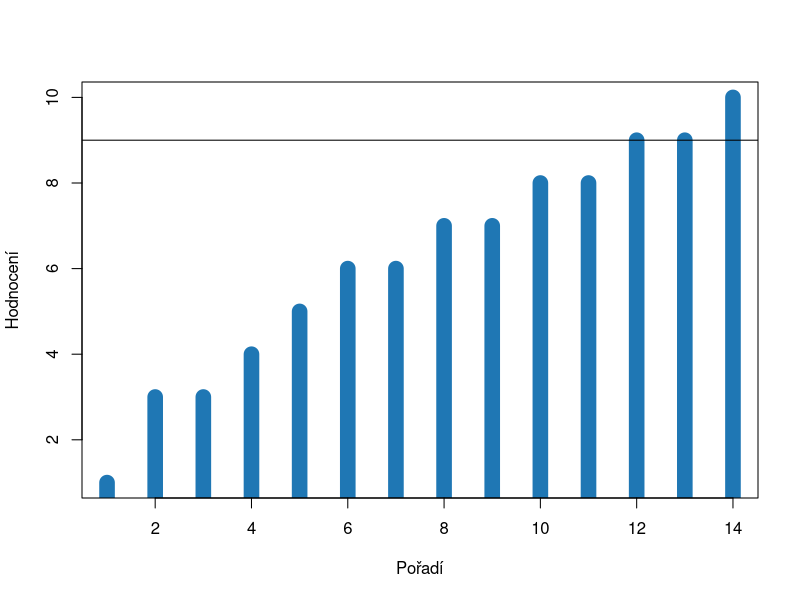
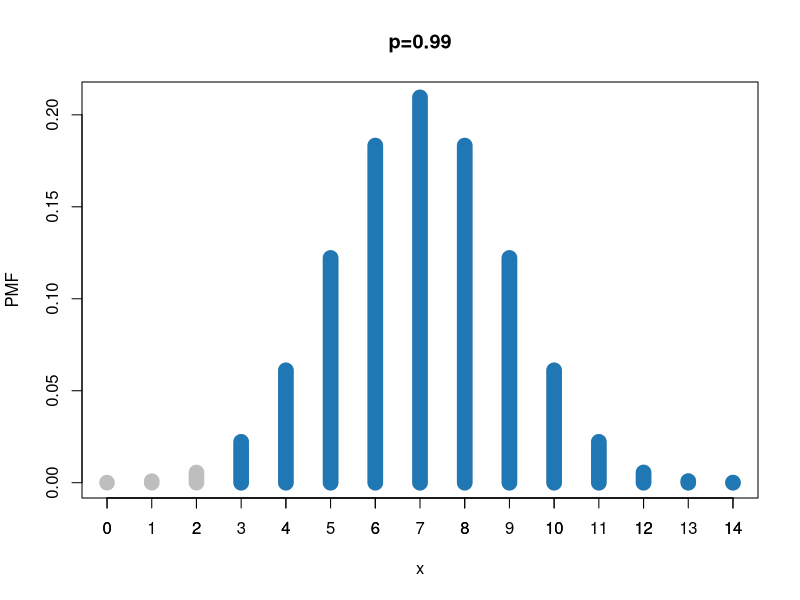
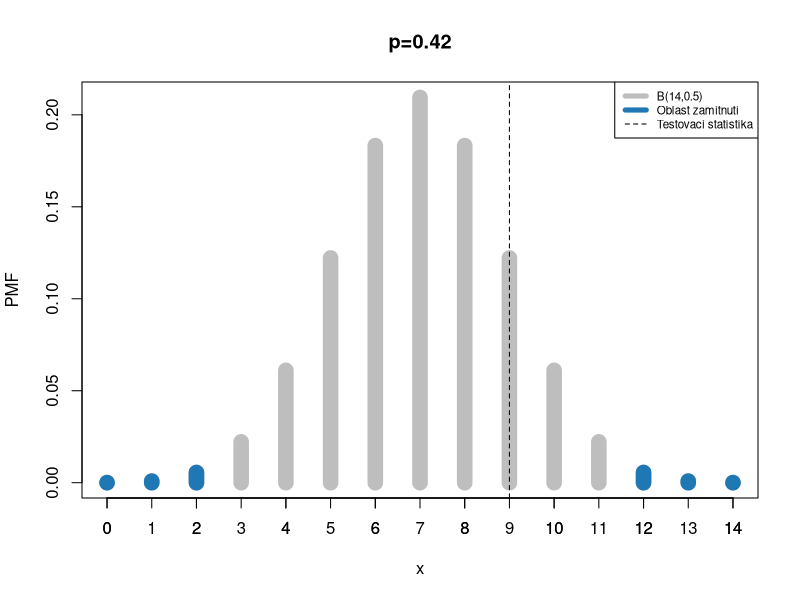
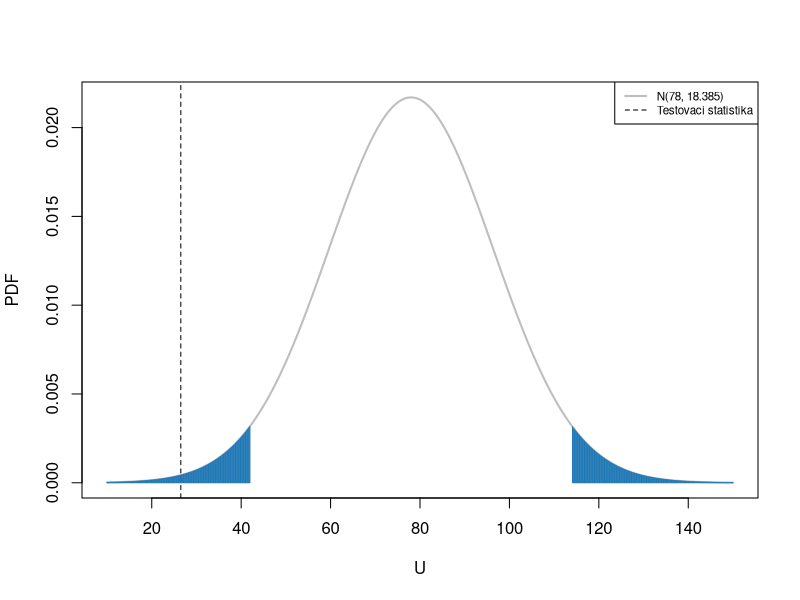
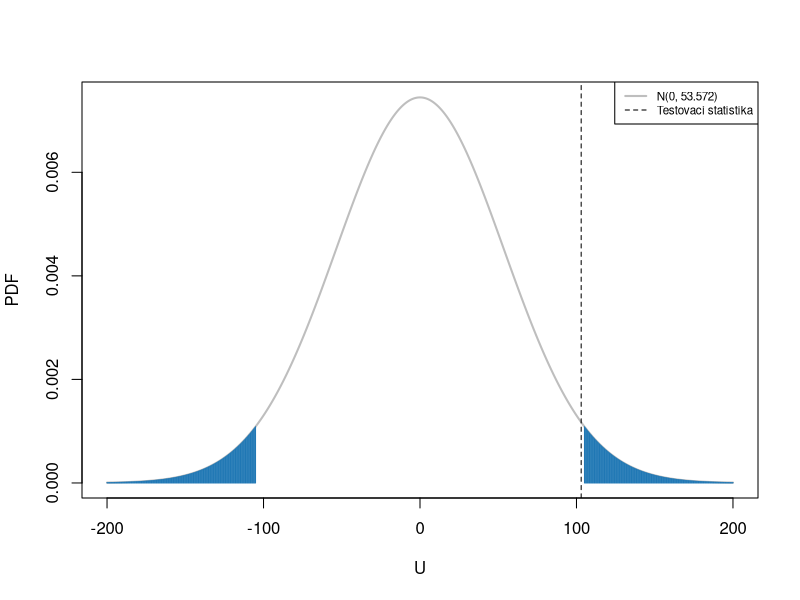

Reproduce these figures in R, in order.
## ---- chunk 1
X <- c(3, 7, 4, 10, 1, 6, 9, 8, 3, 6, 7, 5, 9, 8)
k <-length(X)

plot(sort(X), 
     col = "#1f77b4", 
     xlab = "Pořadí",
     ylab = "Hodnocení",
     type = "h", lwd = 15)
abline(h = 9)
## ---- chunk 2
h0 <- 8
znamenka <- X>h0

znamenka_table <- ifelse(znamenka, "+", "-")
names(znamenka_table) <- X
znamenka_table
## ---- chunk 3
x <- 0:14
p <- 0.5
plusova_znamenka <- sum(znamenka)
pmf <- dbinom(x, size = k, prob = p)
p_hodnota <- sum(pmf[x>=plusova_znamenka])


plot(x, pmf,
     xlab = "x",
     ylab = "PMF",
     col = "grey",
     type = "h", lwd = 15,
     xlim = c(0, k),
     main = paste0("p=", round(p_hodnota, 2))
     )
lines(x[x>=plusova_znamenka], pmf[x>=plusova_znamenka], col = "#1f77b4", type = "h", lwd = 15)
axis(1, 0:k, 0:k)
## ---- chunk 4
h0 <- 5
znamenka <- X>h0

znamenka_table <- ifelse(znamenka, "+", "-")
names(znamenka_table) <- X
znamenka_table
## ---- chunk 5
x <- 0:14
p <- 0.5
t <- sum(znamenka)
pmf <- dbinom(x, size = k, prob = p)
# *2, protože  máme oboustranný test
p_hodnota <- sum(pmf[x>=t])*2
alpha <- 0.05
kriticka_hodnota <- qbinom(c(alpha/2, 1-alpha/2), size = k, prob = p)
plot(x, pmf,
     xlab = "x",
     ylab = "PMF",
     col = "grey",
     type = "h", lwd = 15,
     xlim = c(0, k),
     main = paste0("p=", round(p_hodnota, 2))
)

lines(x[x<kriticka_hodnota[1]], pmf[x<kriticka_hodnota[1]], col = "#1f77b4", type = "h", lwd = 15)
lines(x[x>kriticka_hodnota[2]], pmf[x>kriticka_hodnota[2]], col = "#1f77b4", type = "h", lwd = 15)
abline(v = t, lty = 2)
axis(1, 0:k, 0:k)
legend("topright",
       legend = c(
         "B(14,0.5)",
         "Oblast zamítnutí",
         "Testovací statistika"),
       col = c("grey", "#1f77b4", "black"),
       lwd = c(5, 5, 1),
       lty = c(1,1, 2),
       cex = 0.7
)
## ---- chunk 6
# prvni priklad (H0: eta<=8, H1: eta > 8)
# binom.test(3, 14, alternative = "greater")
# druhy priklad (H0: eta=5, H1: eta != 5)
# binom.test(9, 14, alternative = "two.sided")
## ---- chunk 7
standard <- c(96, 65, 67, 72, 63, 55, 56, 64, 84, 80, 52, 51)
experiment <- c(76, 80, 88, 70, 83, 94, 87, 90, 73, 89, 79, 69, 97)
eta_1 <- median(standard)
eta_2 <- median(experiment)
## ---- chunk 8
n1 <- length(standard)
n2 <- length(experiment)
r <- rank(c(standard, experiment))
R1 <- sum(r[1:n1])
R2 <- sum(r[(n1+1):(n1+n2)])
## ---- chunk 9
U1 <- R1 - (n1*(n1+1)/2)
U2 <- R2 - (n2*(n2+1)/2)
U <- min(U1, U2)

mu_U <- n1*n2/2
sigma_U <- sqrt((n1*n2*(n1+n2+1))/12)
z <- (U-mu_U) / sigma_U
## ---- chunk 10
x <- seq(10,150, length.out=1000)
pdf <- dnorm(x, mu_U, sigma_U)
alpha <- 0.05
kriticka_mez <- qnorm(c(alpha/2, 1-alpha/2), mean = mu_U, sigma_U)
p_hodnota <- (1-pnorm(abs(z))) *2
# p_hodnota <- pnorm(U, mu_U, sigma_U) *2 # nebo take

plot(x, pdf, 
     type = "l", 
     lwd = 2,
     col = "grey",
     xlab = "U", ylab = "PDF")
abline(v = U, lty = 2)
lines(x[x<kriticka_mez[1]], pdf[x<kriticka_mez[1]], type = "h", col = "#1f77b4", lwd = 1)
lines(x[x>kriticka_mez[2]], pdf[x>kriticka_mez[2]], type = "h", col = "#1f77b4", lwd = 1)

legend("topright",
       legend = c(
         paste0(
           "N(", mu_U, ", ",
           round(sigma_U, 3), ")"
         ),
         "Testovací statistika"),
       col = c("grey", "black"),
       lwd = c(2, 1),
       lty = c(1,2),
       cex = 0.7
)
## ---- chunk 11
prvni <- c(67, 80, 55, 90, 71, 81, 31, 72, 96, 79, 82, 39, 28, 65, 47, 77, 17, 98, 64, 43, 59)
druhy <- c(83, 82, 67, 96, 64, 95, 31, 89, 95, 83, 93, 37, 31, 69, 42, 67, 32, 97, 51, 52, 67)
## ---- chunk 12
d <- druhy - prvni
# vyradime stejne vysledky, protoze to tvori komplikaci pri vypoctu rozdeleni testovaci statistiky
d <- d[d!=0]
R <- rank(abs(d))
W <- sum(R * sign(d))
n <- length(d)

mu_W <- 0
sigma_W <- sqrt((n*(n+1)*(2*n+1)) / 6)
z <- (W - mu_W) / sigma_W 
## ---- chunk 13
x <- seq(-200,200, length.out=1000)
pdf <- dnorm(x, mu_W, sigma_W)
alpha <- 0.05
kriticka_mez <- qnorm(c(alpha/2, 1-alpha/2), mean = mu_W, sigma_W)
p_hodnota <- (1-pnorm(abs(z))) *2
# p_hodnota <- (1-pnorm(W, mu_W, sigma_W)) *2 # nebo take

plot(x, pdf, 
     type = "l", 
     lwd = 2,
     col = "grey",
     xlab = "U", ylab = "PDF")
abline(v = W, lty = 2)
lines(x[x<kriticka_mez[1]], pdf[x<kriticka_mez[1]], type = "h", col = "#1f77b4", lwd = 1)
lines(x[x>kriticka_mez[2]], pdf[x>kriticka_mez[2]], type = "h", col = "#1f77b4", lwd = 1)

legend("topright",
       legend = c(
         paste0(
           "N(", mu_W, ", ",
           round(sigma_W, 3), ")"
         ),
         "Testovací statistika"),
       col = c("grey", "black"),
       lwd = c(2, 1),
       lty = c(1,2),
       cex = 0.7
)
